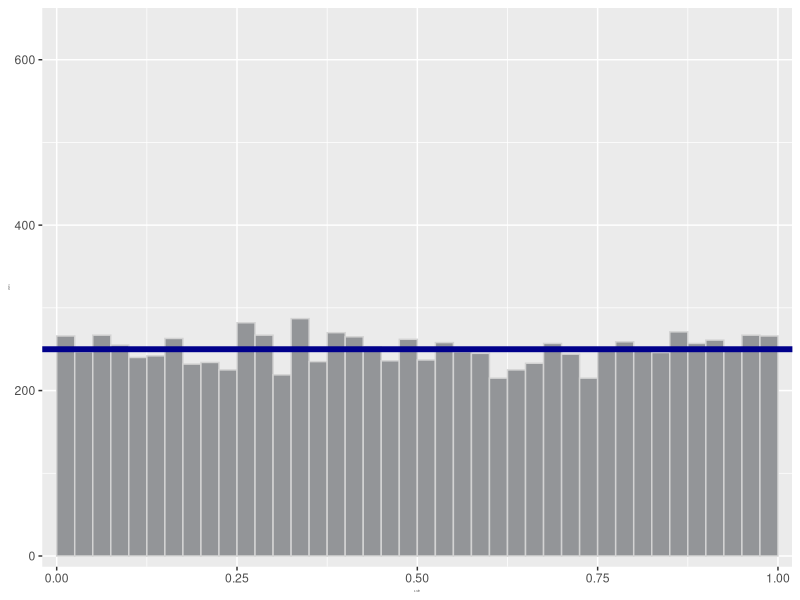
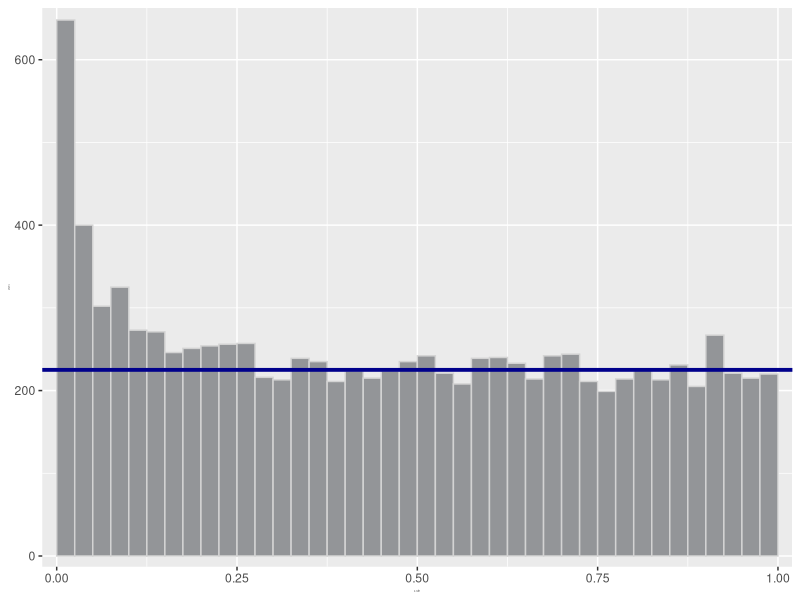
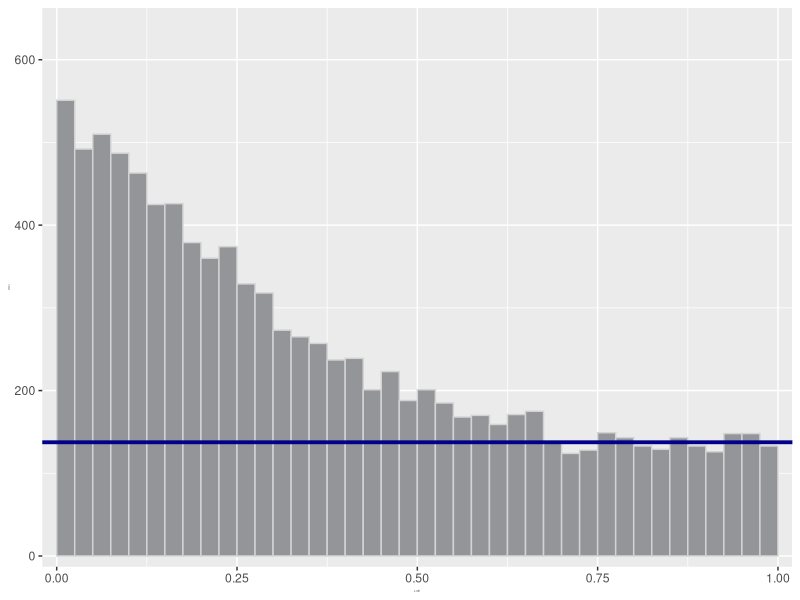
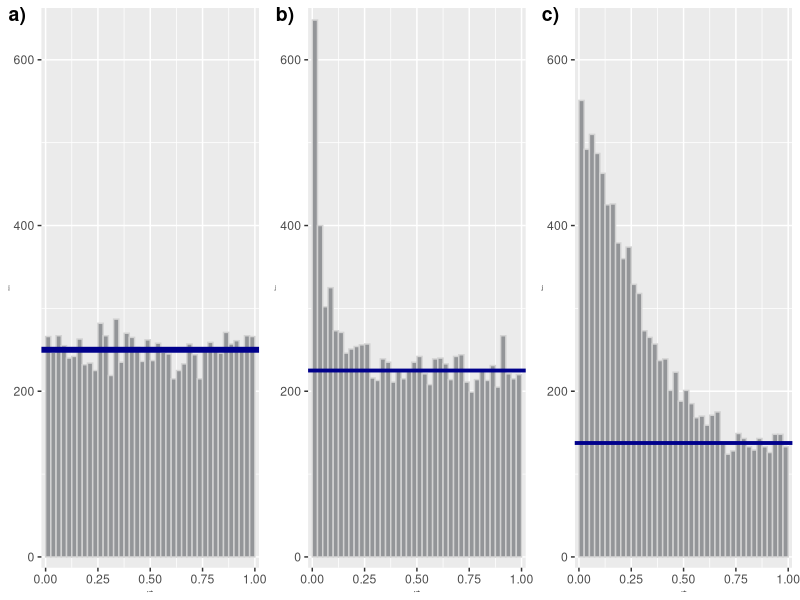
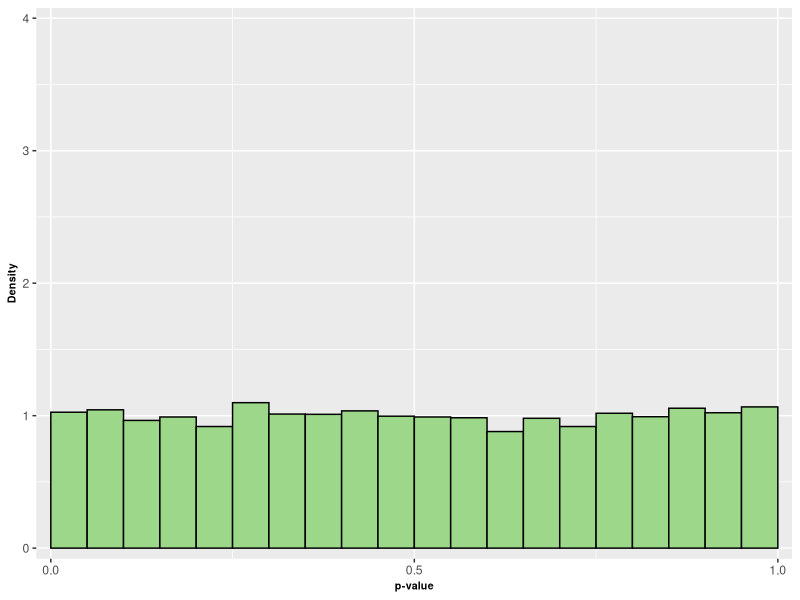
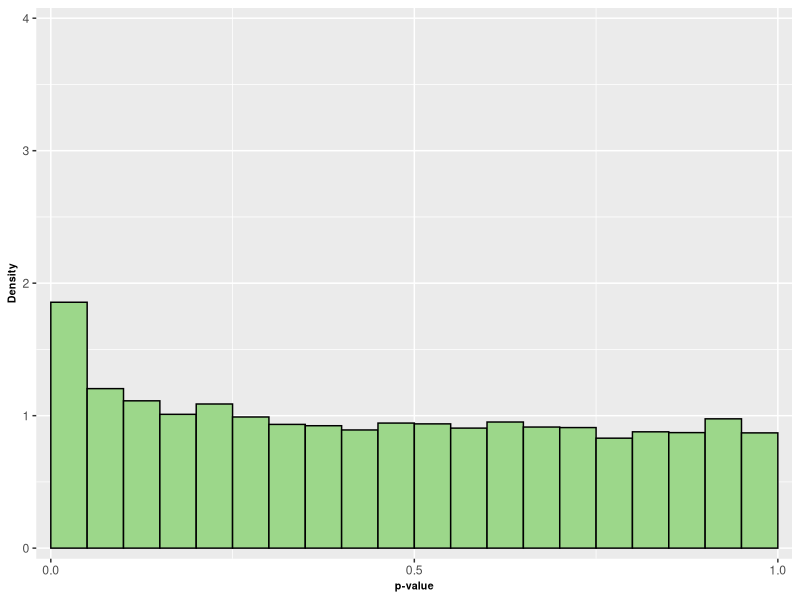
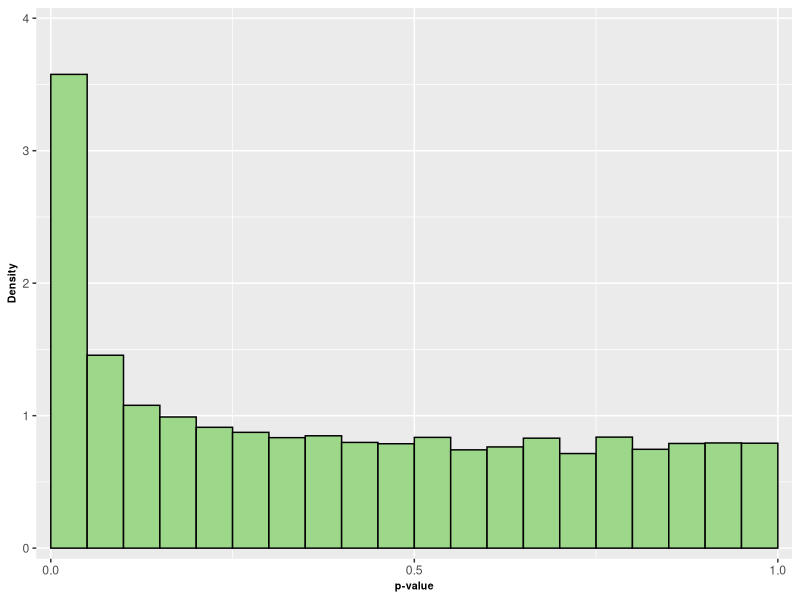
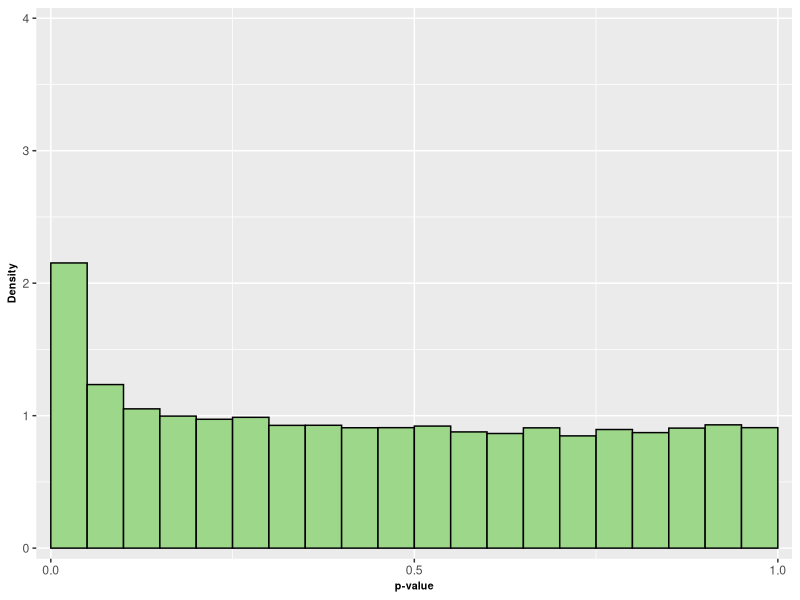

Recreate these plots in R, in order.
## ---- chunk 1
library("ggplot2")
library("cowplot")
## ---- chunk 2
set.seed(1)

m <- 10000
binwidth <- 0.025

# http://beyoncepalettes.tumblr.com/
beyonce_colors <- c("#b72da0", "#7c5bd2", "#0097ed","#00c6c3",
                   "#9cd78a", "#f7f7a7", "#ebab5f", "#e24344",
                   "#04738d")

beyonce_colors <- c("black", beyonce_colors[5])

# generic function to add some properties to gg histograms
gg_hist_aesthetic <-  function(gg_obj, ylim_max=650) {
    gg_obj + 
             scale_x_continuous(expand = c(0.02, 0)) + 
             scale_y_continuous(expand = c(0.02, 0), limits=c(0,ylim_max)) + 
             xlab("p-value")+
             ylab("Counts")+
             theme(axis.title = element_text(face="bold",size=rel(0.1)) )
}
## ---- chunk 3
pv_unif <- data.frame(pvalue=runif(m))
gg_unif <- ggplot(pv_unif, aes(x=pvalue)) + 
            geom_histogram(binwidth = binwidth, boundary = 0, colour="lightgrey", fill="#939598") +
            geom_hline(yintercept=m*binwidth, size=2, col="darkblue")
gg_unif <- gg_hist_aesthetic(gg_unif)
 

gg_unif
## ---- chunk 4
pv_beta_1 <- data.frame(pvalue=c(runif(9000), rbeta(1000,0.5,7)))

gg_beta_1 <- ggplot(pv_beta_1, aes(x=pvalue)) + 
              geom_histogram(binwidth = binwidth, boundary = 0, colour="lightgrey", fill="#939598") +
              geom_hline(yintercept=9000*binwidth, size=1.3, col="darkblue")
gg_beta_1 <- gg_hist_aesthetic(gg_beta_1)
gg_beta_1
## ---- chunk 5
pv_beta_2 <- data.frame(pvalue=c(runif(5500), rbeta(4500,1,4)))

gg_beta_2 <- ggplot(pv_beta_2, aes(x=pvalue)) + 
              geom_histogram(binwidth = binwidth, boundary = 0, colour="lightgrey", fill="#939598") +
              geom_hline(yintercept=5500*binwidth, size=1.3, col="darkblue")
gg_beta_2 <- gg_hist_aesthetic(gg_beta_2)
gg_beta_2
## ---- chunk 6
gg_stratified <- plot_grid(gg_unif, gg_beta_1, gg_beta_2,
                         nrow=1,
                         labels=c("a)", "b)", "c)"))
gg_stratified
## ---- chunk 7
set.seed(1)

m <- 10000
binwidth <- 0.05
grey <- "grey41"
# generic function to add some properties to gg histograms
gg_hist_aesthetic <-  function(gg_obj, ylim_max=4) {
    gg_obj + 
             aes(y=..density..)+
             scale_x_continuous(expand = c(0.02, 0), breaks=c(0,0.5,1)) + 
             scale_y_continuous(expand = c(0.02, 0), breaks=c(0,1,2,3,4), limits=c(0,ylim_max)) + 
             xlab("p-value")+
             ylab("Density")+
             theme(axis.title = element_text(face="bold",size=rel(0.7)))
}
## ---- chunk 8
pv_unif <- data.frame(pvalue=runif(m))
gg_unif <- ggplot(pv_unif, aes(x=pvalue)) + 
            geom_histogram(binwidth = binwidth, boundary = 0, 
                           colour=beyonce_colors[1], fill=beyonce_colors[2])

gg_unif <- gg_hist_aesthetic(gg_unif)
 

gg_unif
## ---- chunk 9
pv_beta_a <- data.frame(pvalue=c(runif(9000), rbeta(1000,0.5,4)))

gg_beta_a <- ggplot(pv_beta_a, aes(x=pvalue)) + 
              geom_histogram(binwidth = binwidth, boundary = 0, 
                             colour=beyonce_colors[1], fill=beyonce_colors[2])

gg_beta_a <- gg_hist_aesthetic(gg_beta_a)
gg_beta_a
## ---- chunk 10
pv_beta_b <- data.frame(pvalue=c(runif(8000), rbeta(2000,0.5,11)))

gg_beta_b <- ggplot(pv_beta_b, aes(x=pvalue)) + 
              geom_histogram(binwidth = binwidth, boundary = 0, 
                             colour=beyonce_colors[1], fill=beyonce_colors[2])

gg_beta_b <- gg_hist_aesthetic(gg_beta_b)#, ylim_max=5.5)

gg_beta_b
## ---- chunk 11
pv_all <- rbind(pv_unif, pv_beta_b, pv_beta_a) 
gg_all <- ggplot(pv_all, aes(x=pvalue)) + 
              geom_histogram(binwidth = binwidth, boundary = 0, 
                             colour=beyonce_colors[1], fill=beyonce_colors[2])

gg_all <- gg_hist_aesthetic(gg_all)
gg_all
## ---- chunk 12
gg_stratified <- plot_grid(gg_all, gg_beta_b, gg_beta_a, gg_unif,
                         nrow=1,
                         labels=c("a)", "b)", "c)","d)"))
gg_stratified
